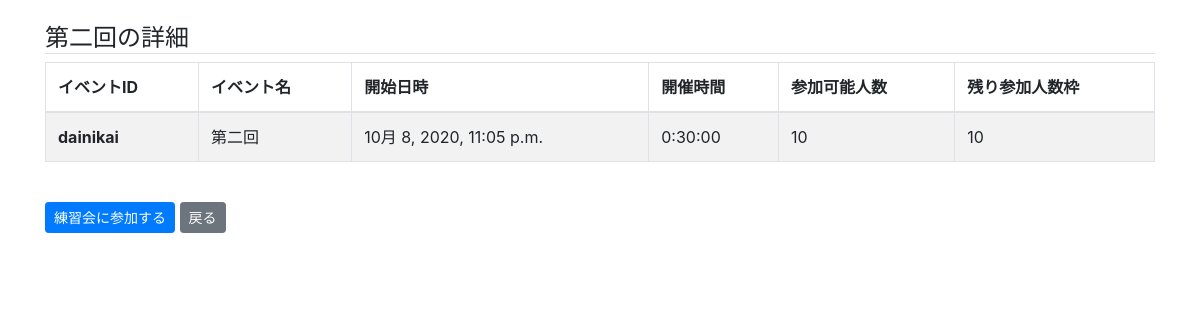
The app's page /matching/user/event/detail/dainikai (signed in) with its own data.
### matching/models.py (models this page shows, shortened)
class Event(models.Model):
    event_id = models.CharField('イベントID', max_length=255, unique=True)
    name = models.CharField('イベント名', max_length=255)
    host = models.CharField('主催者', max_length=255)
    thumbnail = models.ImageField('サムネイル', upload_to='thumbnails/', )
    thumbnail_edit = ImageSpecField(source='thumbnail', processors=[ResizeToFill(250, 250)], )
    place = models.CharField('開催場所', max_length=255)
    event_type_tag = models.CharField('イベントタイプ', choices=constract.EVENT_TYPE, max_length=255)
    video_url = models.URLField('イベントリンク', max_length=3000, null=True, blank=True)
    date = models.DateTimeField('開始日時', )
    time = models.DurationField('開催時間', max_length=255)
    participant_num = models.PositiveIntegerField('参加可能人数', default=0)
    comment01 = models.TextField('当日の流れ')
    comment02 = models.TextField('主催者から一言')
    created_by = models.CharField('作成者', max_length=255, blank=True)
    created_at = models.DateTimeField('作成日', auto_now_add=True)
    updated_at = models.DateTimeField('更新日', auto_now=True)
    enable_matching = models.BooleanField('全員に表示させる', default=True)
    recommend_users = models.TextField('マッチングしたユーザー', blank=True)
    year = models.CharField('卒年', max_length=255)
    s_and_h = models.CharField('理文', max_length=255, choices=utils.category_add_all(constract.S_AND_H_CATEGORY),
                               default='')
    indestry1 = models.IntegerField('志望業種１',
                                    choices=utils.category_add_all(constract.INDESTRY_CATEGORY),
                                    default='')
    indestry2 = models.IntegerField('志望業種２',
                                    choices=utils.category_add_all(constract.INDESTRY_CATEGORY),
                                    default='')
    indestry3 = models.IntegerField('志望業種３',
                                    choices=utils.category_add_all(constract.INDESTRY_CATEGORY),
                                    default='')
    students = models.ManyToManyField(User,
                                      verbose_name='参加予定のユーザー',
                                      related_name='join_event'
                                      )
    @property
    def remaining_participant(self):
        return self.participant_num - self.students.count()

### matching/views.py (the view)
# urls.py: path('user/event/detail/<str:event_id>', views.event_detail, name='event_detail'),  # イベントの詳細
@login_required(login_url='matching/login.html')
def event_detail(request, event_id):
    user = request.user
    if not user.is_student:
        return redirect('matching:no_authority')
    event = get_object_or_404(Event, event_id=event_id)
    my_events = user.join_event.all()
    my_event_id_list = [mps.event_id for mps in my_events]
    return render(request, 'matching/event_detail.html',
                  {'event': event,
                   'my_event_id_list': my_event_id_list, },
                  )

### templates/matching/event_detail.html (shortened to what this page needs)
{% extends "matching/base.html" %}
{% block content %}
    <h4 class="mt-4 border-bottom">{{ event.name }}の詳細</h4>
    <table class="table table-striped table-bordered">
        <thead>
        <tr>
            <th scope="col">イベントID</th>
            <th scope="col">イベント名</th>
            <th scope="col">開始日時</th>
            <th scope="col">開催時間</th>
            <th scope="col">参加可能人数</th>
            <th scope="col">残り参加人数枠</th>
        </tr>
        </thead>
        <tbody>
        <tr>
            <th scope="row">{{ event.event_id }}</th>
            <td>{{ event.name }}</td>
            <td>{{ event.date }}</td>
            <td>{{ event.time }}</td>
            <td>{{ event.participant_num }}</td>
            <td>{{ event.remaining_participant }}</td>
        </tr>
        </tbody>
    </table>
    {% if event.event_id in my_event_id_list %}
        <button class="btn btn-outline-danger btn-sm del_confirm" data-toggle="modal"
                data-target="#deleteModal" data-name="{{ event.name }}"
                data-url="{% url 'matching:my_event_del' event_id=event.event_id %}"
        >
            練習会を削除する
        </button>
    {% elif event.remaining_participant == 0 %}
    {% else %}
        <a href="{% url 'matching:my_event_add' event_id=event.event_id %}"
           class="btn btn-primary btn-sm my-3" role="button">練習会に参加する</a>
    {% endif %}
    <a class="btn btn-secondary btn-sm my-4 page_back" role="button">戻る</a>
{% endblock content %}

### records on screen
Event: name "第二回", event_id "dainikai", date "10月 8, 2020, 11:05 p.m.", time "0:30:00", participant_num "10", remaining_participant "10"
